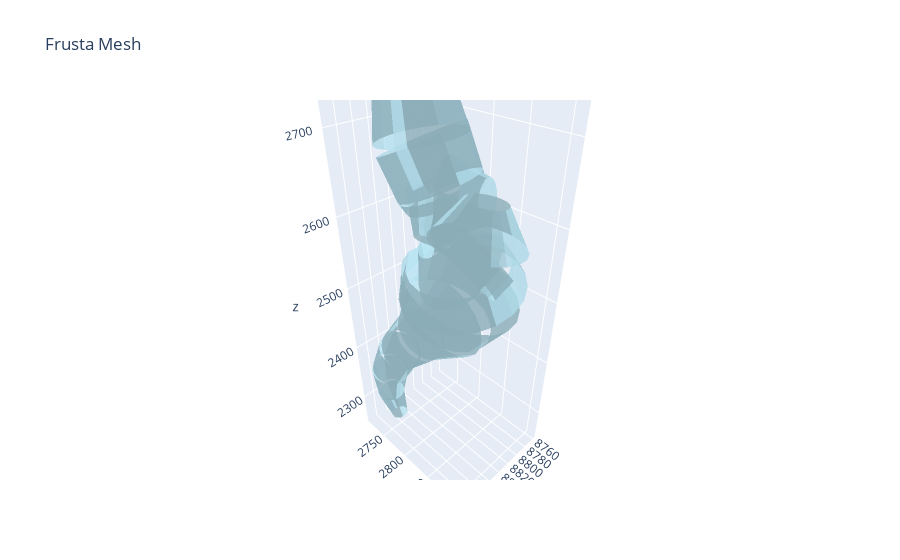

Notebook source saved alongside this figure:
### Code cell
frusta = FrustaSet.from_general_model(gm, sides=20, end_caps=False)
fig_frusta = plot_frusta(frusta, color="lightblue", opacity=0.8)
fig_frusta.show()

### Figure 1 — Plotly figure (JSON) as saved in the notebook; plotly's stock layout.template omitted (floating-point values rounded to 4 significant figures; data arrays with more than 128 entries replaced by an {"elided": "..."} marker saying what was removed)
{"data": [{"color": "lightblue", "flatshading": true, "i": {"elided": "600 int values"}, "j": {"elided": "600 int values"}, "k": {"elided": "600 int values"}, "opacity": 0.8, "type": "mesh3d", "x": {"elided": "600 float values"}, "y": {"elided": "600 float values"}, "z": {"elided": "600 float values"}}], "layout": {"scene": {"aspectmode": "data"}, "title": {"text": "Frusta Mesh"}}}
